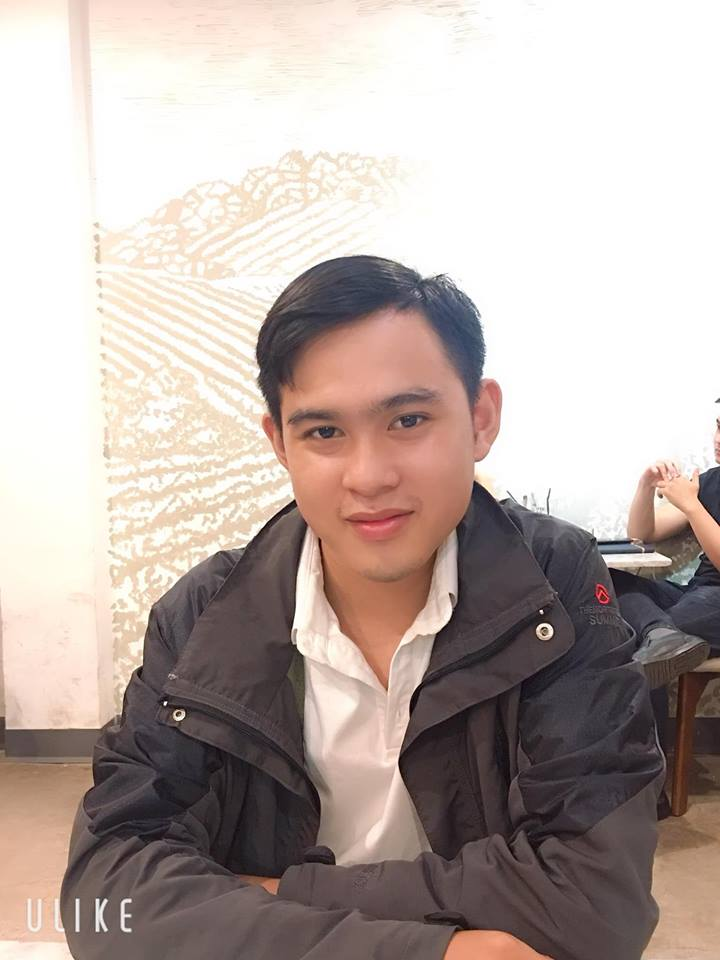
#> input picture server/training-data/15520817-thanh/1.jpg, 720 x 960 px; its folder holds only this picture in this run
$ python faceRecognizer.py
#> lines starting #> are read from the running program, lines starting #| are printed output that depends on the picture
import cv2
import os
import numpy as np

subjects = {0: ""}

face_recognizer = cv2.face.LBPHFaceRecognizer_create()

def detect_face(img):
    gray = cv2.cvtColor(img, cv2.COLOR_BGR2GRAY)

    face_cascade = cv2.CascadeClassifier(
        'opencv-files/lbpcascade_frontalface_improved.xml')

    faces = face_cascade.detectMultiScale(
        gray, scaleFactor=1.2, minNeighbors=0)

    if (len(faces) == 0):
        return None, None

    (x, y, w, h) = faces[0]

    return gray[y:y+w, x:x+h], faces[0]

def prepare_training_data(data_folder_path):

#> called with data_folder_path = 'training-data'
    dirs = os.listdir(data_folder_path)

    faces = []
    labels = []

    for dir_name in dirs:
        print("traning for " + dir_name)
        if dir_name.startswith("."):
            continue

        label = int(dir_name.split("-")[0])
        name = dir_name.split("-")[-1]
        subjects[label] = name
        subject_dir_path = data_folder_path + "/" + dir_name
        subject_images_names = os.listdir(subject_dir_path)

        for image_name in subject_images_names:

            if image_name.startswith("."):
                continue

            image_path = subject_dir_path + "/" + image_name

            image = cv2.imread(image_path)
#> image is the input picture: shape (960, 720, 3); mean B, G, R 166.4, 171.8, 184.9

            face, rect = detect_face(image)
#> in detect_face, `gray = cv2.cvtColor(img, cv2.COLOR_BGR2GRAY)`:
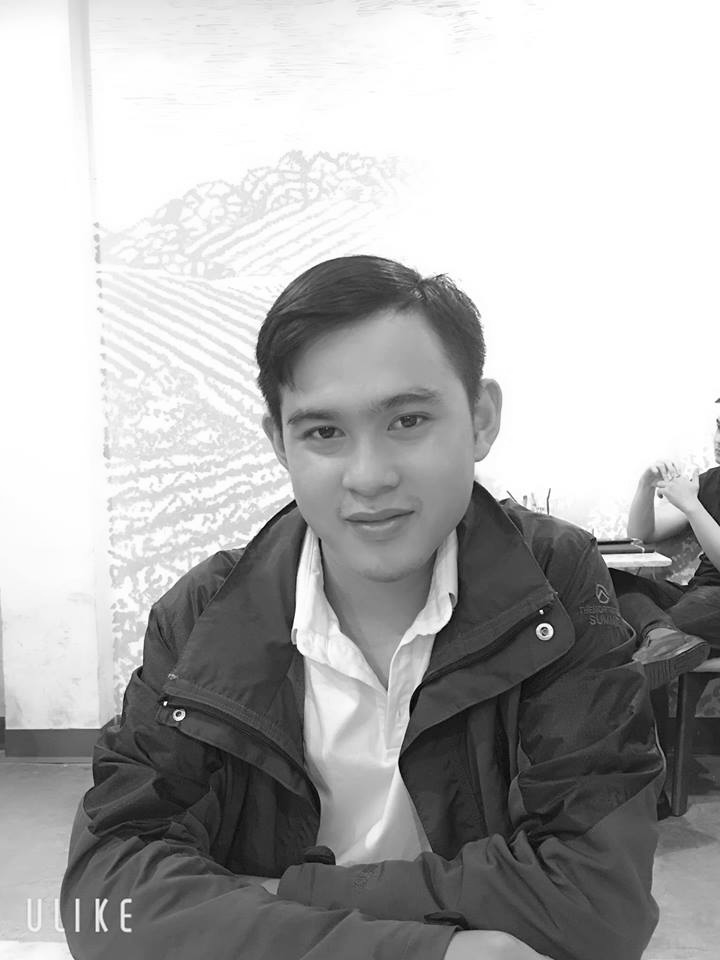
#> gray: shape (960, 720); min 1, max 255, mean 175.1
#> in detect_face, `faces = face_cascade.detectMultiScale( gray, scaleFactor=1.2, minNeigh..`: faces = 59 rows, first 6: [321, 432, 78, 78], [315, 421, 93, 93], [315, 423, 93, 93], [319, 423, 93, 93], [304, 418, 112, 112], [306, 418, 112, 112]
#> in detect_face, `(x, y, w, h) = faces[0]`: x = 321; y = 432; w = 78
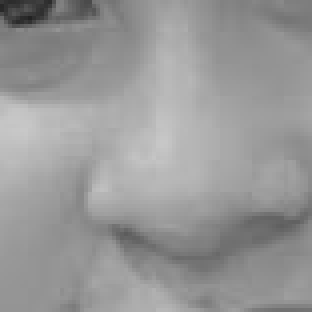
#> face: shape (78, 78) (shown 4 times larger); min 34, max 200, mean 151.9
#> rect = [321, 432, 78, 78]

            if face is not None:
                faces.append(face)
                labels.append(label)
#> pass 2 of the loop in prepare_training_data, `for dir_name in dirs:`:
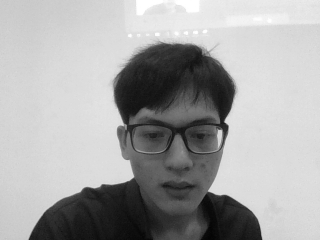
#> input picture server/training-data/15521007-Nguyen Van Viet/0.jpg, 320 x 240 px
#> in prepare_training_data, image is the input picture: shape (240, 320, 3); min 3, max 255, mean 166
#> gray: shape (240, 320)
#> faces = 16 rows, first 6: [138, 114, 78, 78], [135, 118, 78, 78], [142, 118, 78, 78], [135, 121, 78, 78], [138, 121, 78, 78], [126, 112, 93, 93]
#> in prepare_training_data, `face, rect = detect_face(image)`:
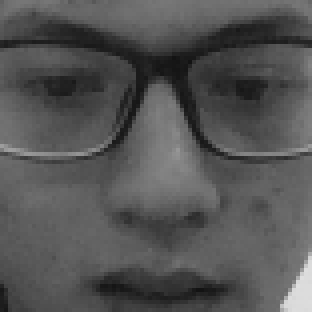
#> face: shape (78, 78) (shown 4 times larger); min 19, max 223, mean 83.9
#> rect = [138, 114, 78, 78]

    return faces, labels

def retrain():
    print("Preparing data...")
    faces, labels = prepare_training_data("training-data")
    print("Data prepared")

    print("Total faces: ", len(faces))
    print("Total labels: ", labels)

    face_recognizer.train(faces, np.array(labels))

retrain()

def predict(test_img):
    img = test_img.copy()
    # [10 lines of commented-out code are left out]
    label, confidence = face_recognizer.predict(img)
    print(str(label) + ' - ' + str(confidence)  )
    if (confidence<100):
        label_text = subjects[label]
        return str(str(label) + '-' + label_text)
    return None
def checkValidFolderName(forderName, listCurrentFolder):
    for x in listCurrentFolder:
        if (x == forderName):
            return 0
        else:
            return 1

def createNewStudent(files,folderName):
    dirs = os.listdir("training-data")
    print(files)
    currentFolder = os.path.join("training-data",folderName)
    if os.path.exists(currentFolder) == False:
        os.makedirs(os.path.join("training-data",folderName))
        i=0
        for file in files:
            print(file)
            fileHandle = open(os.path.join("training-data/"+folderName+"/",str(i)+'.jpg'),'wb')
            fileHandle.write(files["file"+str(i)].read())
            fileHandle.close()
            i=i+1
        return 1
    else:
        return 0
